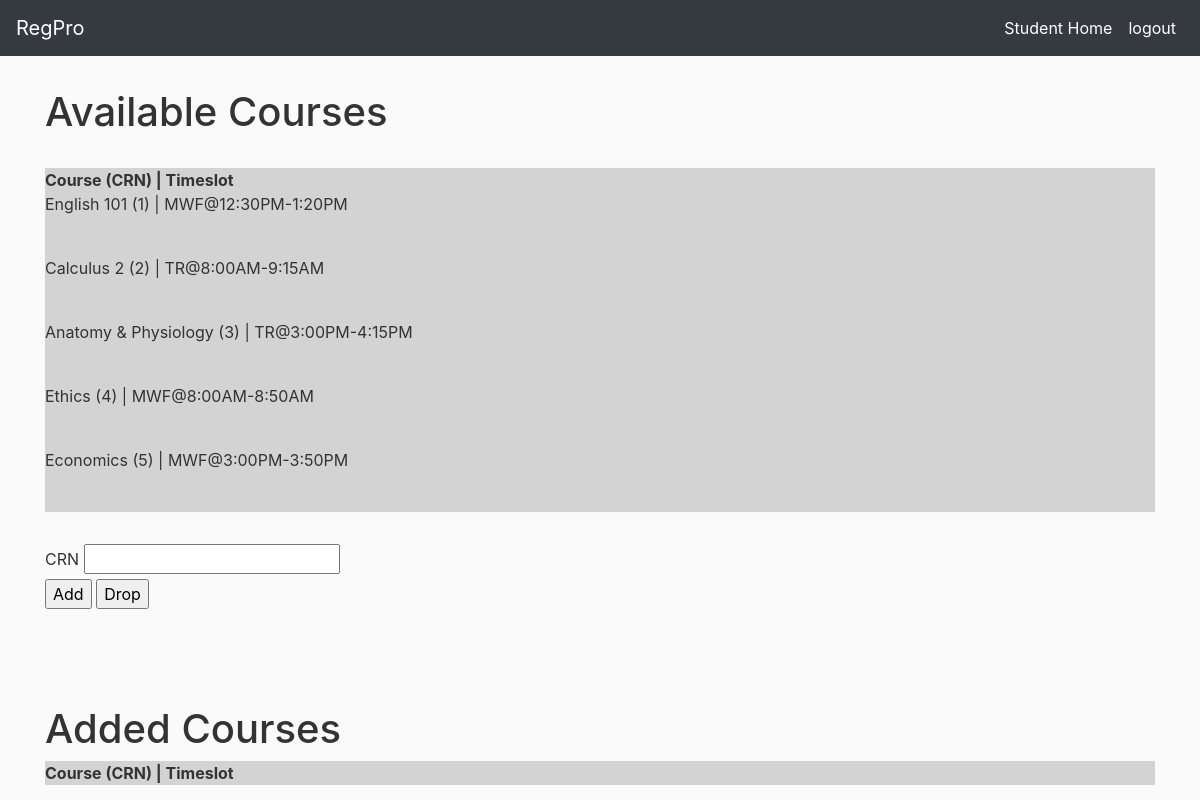
The app's page /coursemanager with its own data.
### regpro/models.py (models this page shows, shortened)
class Course(db.Model):
    id = db.Column(db.Integer, primary_key=True)
    title = db.Column(db.String(100), nullable=False)
    crn = db.Column(db.String(5), unique=True, nullable=False)
    days = db.Column(db.String(10), nullable=False)
    time = db.Column(db.String(100), nullable=False)
    instructor = db.Column(db.String(100), unique=False, nullable=False)

### regpro/routes.py (the view, shortened to what this page needs)
@app.route('/coursemanager', methods=['GET', 'POST'])
def coursemanager():
    form = CourseRegistrationForm()
    courses = Course.query.all()
    return render_template('coursemanager.html',  page='Course Manager', form=form, courses=courses)

### regpro/forms.py
class CourseRegistrationForm(FlaskForm):
    crn = StringField("CRN", validators=[DataRequired()])
    add = SubmitField("Add")
    drop = SubmitField("Drop")

### regpro/templates/coursemanager.html (shortened to what this page needs)
{% extends "template.html" %}
{% block nav %}
<li class="nav-item active">
    <a class="nav-link" href="{{ url_for('student') }}">Student Home<span class="sr-only">(current)</span></a>
</li>
<li class="nav-item active">
    <a class="nav-link" href="{{ url_for('logout') }}">logout<span class="sr-only">(current)</span></a>
</li>
{% endblock nav %}
{% block content %}
<h1 style="margin-top: 2rem; margin-bottom: 2rem">Available Courses</h1>
<div style="overflow: scroll; background-color: lightgray; margin-bottom:2rem;">
    <strong>Course (CRN) | Timeslot</strong>
    {% for course in courses %}
        <p>{{ course.title }} ({{ course.crn }}) | {{ course.days }}@{{ course.time }}</p><br>
    {% endfor %}
</div>
<div>
    <form method="POST" action="" autocomplete="off">
        <div>
            {{ form.crn.label() }}
            {{ form.crn() }}
        </div>
        <div>
            {{ form.add() }}
            {{ form.drop() }}
        </div>
    </form>
</div>
<h1 style="margin-top: 2rem; margin-top: 6rem;">Added Courses</h1>
<div style="overflow: scroll; background-color: lightgray;">
    <strong>Course (CRN) | Timeslot</strong>
</div>
{% endblock content %}

### regpro/static/main.css (style rules this page uses)
body { background: #fafafa; color: #333333; }

### records on screen
Course: title "English 101", crn "1", days "MWF", time "12:30PM-1:20PM"
Course: title "Calculus 2", crn "2", days "TR", time "8:00AM-9:15AM"
Course: title "Anatomy & Physiology", crn "3", days "TR", time "3:00PM-4:15PM"
Course: title "Ethics", crn "4", days "MWF", time "8:00AM-8:50AM"
Course: title "Economics", crn "5", days "MWF", time "3:00PM-3:50PM"
